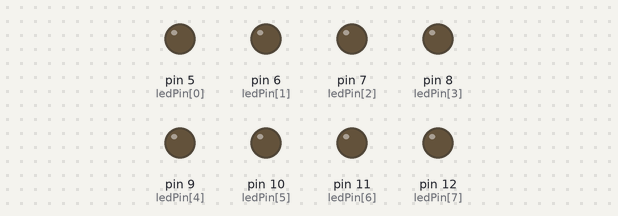
A sketch run on a simulated Arduino Uno, built with avr-gcc and run on an emulated ATmega328P. Parts: output pins drawn as LEDs (lit = HIGH).

Above: at 0.15 s.
At 4.95 s:
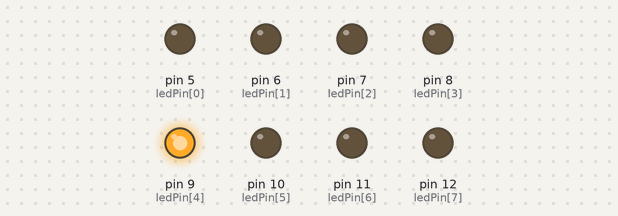
At 10.05 s:
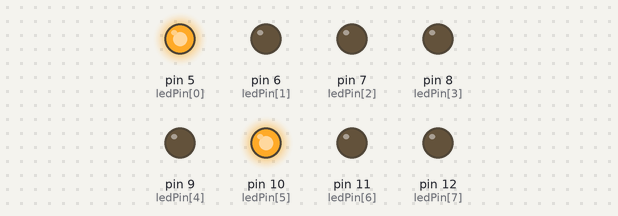
At 19.95 s:
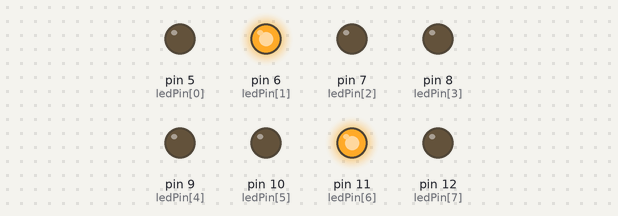
At 29.85 s:
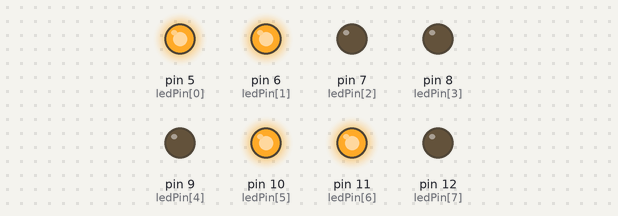
At 39.75 s:
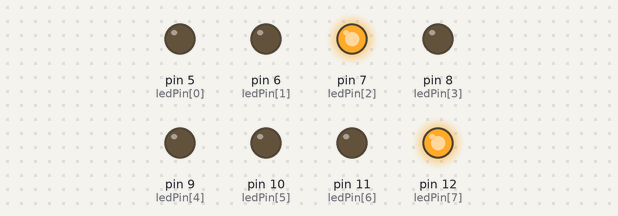
Timing chart, 0 to 40.0 s (numbered marks = the images above):
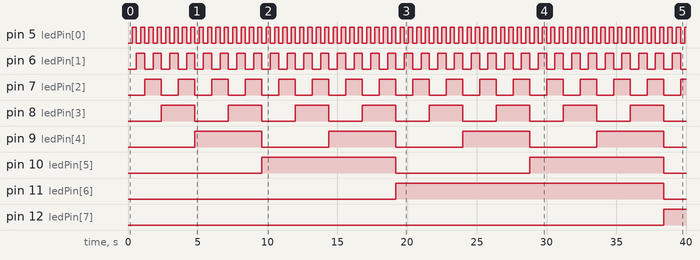

The sketch:

Ex8_1.ino
```cpp
/**********************************************************************************
**                                                                               **
**                              Array de 8 LEDs                                  **
**                                                                               **
**                                                                               **
**********************************************************************************/

//********** Includes *************************************************************

//********** Variables ************************************************************
const int ledPin[] = {5, 6, 7, 8, 9, 10, 11, 12};   // donar nom en un array als pins 5, 6, 7 i 8
int ledNum = 8;                      // definir variable de número de leds
int pausa = 300;                    // definir variable de temps en ms

//********** Setup ****************************************************************
void setup()
{
  for(int i = 0; i < ledNum; i++) // definir els pins 5, 6, 7 i 8 com sortides
  {
    pinMode(ledPin[i], OUTPUT);
  }
}

//********** Loop *****************************************************************
void loop()
{
  for(int i = 0; i < 255; i++)     // mostrar del 0 al 15
  {
    for(int j = 0; j < ledNum ; j++)   // actualitzar estat leds per mostrar número
    {
      digitalWrite(ledPin[j], bitRead(i, j));
    }
    delay(pausa);                 // es queden leds pausa ms en aquest estat
  }
}

//********** Funcions *************************************************************
```

Measured:
- by itself, pin 5 (ledPin[0]): alternates HIGH for 0.30 s and LOW for 0.30 s
- by itself, pin 6 (ledPin[1]): alternates HIGH for 0.60 s and LOW for 0.60 s
- by itself, pin 7 (ledPin[2]): alternates HIGH for 1.2 s and LOW for 1.2 s
- by itself, pin 8 (ledPin[3]): alternates HIGH for 2.4 s and LOW for 2.4 s
- by itself, pin 9 (ledPin[4]): alternates HIGH for 4.8 s and LOW for 4.8 s
- by itself, pin 10 (ledPin[5]): alternates HIGH for 9.6 s and LOW for 9.6 s
- by itself, pin 11 (ledPin[6]): LOW → HIGH at 19.2 s, → LOW 19.2 s later
- by itself, pin 12 (ledPin[7]): LOW → HIGH at 38.4 s
